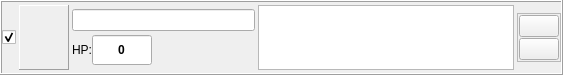
<?xml version="1.0" encoding="UTF-8"?>
<ui version="4.0">
 <class>BattleCombatantWidget</class>
 <widget class="QWidget" name="BattleCombatantWidget">
  <property name="geometry">
   <rect>
    <x>0</x>
    <y>0</y>
    <width>563</width>
    <height>75</height>
   </rect>
  </property>
  <property name="minimumSize">
   <size>
    <width>0</width>
    <height>75</height>
   </size>
  </property>
  <property name="maximumSize">
   <size>
    <width>16777215</width>
    <height>75</height>
   </size>
  </property>
  <property name="windowTitle">
   <string>Form</string>
  </property>
  <property name="styleSheet">
   <string notr="true">background-image: url(:/img/data/parchment.jpg);</string>
  </property>
  <layout class="QHBoxLayout" name="horizontalLayout_4">
   <property name="spacing">
    <number>0</number>
   </property>
   <property name="leftMargin">
    <number>0</number>
   </property>
   <property name="topMargin">
    <number>0</number>
   </property>
   <property name="rightMargin">
    <number>0</number>
   </property>
   <property name="bottomMargin">
    <number>0</number>
   </property>
   <item>
    <widget class="QFrame" name="frame">
     <property name="minimumSize">
      <size>
       <width>0</width>
       <height>55</height>
      </size>
     </property>
     <property name="frameShape">
      <enum>QFrame::Box</enum>
     </property>
     <property name="frameShadow">
      <enum>QFrame::Raised</enum>
     </property>
     <layout class="QHBoxLayout" name="horizontalLayout_3">
      <property name="spacing">
       <number>3</number>
      </property>
      <property name="leftMargin">
       <number>0</number>
      </property>
      <property name="topMargin">
       <number>3</number>
      </property>
      <property name="rightMargin">
       <number>0</number>
      </property>
      <property name="bottomMargin">
       <number>3</number>
      </property>
      <item>
       <widget class="QCheckBox" name="chkActive">
        <property name="text">
         <string/>
        </property>
        <property name="checked">
         <bool>true</bool>
        </property>
       </widget>
      </item>
      <item>
       <widget class="QLabel" name="lblIcon">
        <property name="sizePolicy">
         <sizepolicy hsizetype="Fixed" vsizetype="Fixed">
          <horstretch>0</horstretch>
          <verstretch>0</verstretch>
         </sizepolicy>
        </property>
        <property name="minimumSize">
         <size>
          <width>50</width>
          <height>65</height>
         </size>
        </property>
        <property name="maximumSize">
         <size>
          <width>50</width>
          <height>65</height>
         </size>
        </property>
        <property name="styleSheet">
         <string notr="true"/>
        </property>
        <property name="frameShape">
         <enum>QFrame::Panel</enum>
        </property>
        <property name="frameShadow">
         <enum>QFrame::Raised</enum>
        </property>
        <property name="text">
         <string/>
        </property>
        <property name="scaledContents">
         <bool>false</bool>
        </property>
        <property name="alignment">
         <set>Qt::AlignCenter</set>
        </property>
       </widget>
      </item>
      <item>
       <layout class="QVBoxLayout" name="verticalLayout">
        <property name="spacing">
         <number>0</number>
        </property>
        <item>
         <layout class="QHBoxLayout" name="horizontalLayout">
          <property name="spacing">
           <number>0</number>
          </property>
          <item>
           <widget class="QLineEdit" name="edtName">
            <property name="minimumSize">
             <size>
              <width>150</width>
              <height>0</height>
             </size>
            </property>
            <property name="font">
             <font>
              <pointsize>9</pointsize>
             </font>
            </property>
            <property name="readOnly">
             <bool>true</bool>
            </property>
           </widget>
          </item>
         </layout>
        </item>
        <item>
         <layout class="QHBoxLayout" name="horizontalLayout_2">
          <property name="spacing">
           <number>0</number>
          </property>
          <property name="sizeConstraint">
           <enum>QLayout::SetMinimumSize</enum>
          </property>
          <item>
           <widget class="QLabel" name="label">
            <property name="sizePolicy">
             <sizepolicy hsizetype="Preferred" vsizetype="Fixed">
              <horstretch>0</horstretch>
              <verstretch>0</verstretch>
             </sizepolicy>
            </property>
            <property name="minimumSize">
             <size>
              <width>0</width>
              <height>22</height>
             </size>
            </property>
            <property name="maximumSize">
             <size>
              <width>16777215</width>
              <height>22</height>
             </size>
            </property>
            <property name="font">
             <font>
              <pointsize>9</pointsize>
             </font>
            </property>
            <property name="text">
             <string>HP:</string>
            </property>
           </widget>
          </item>
          <item>
           <widget class="QLineEdit" name="edtHP">
            <property name="sizePolicy">
             <sizepolicy hsizetype="Fixed" vsizetype="Fixed">
              <horstretch>0</horstretch>
              <verstretch>0</verstretch>
             </sizepolicy>
            </property>
            <property name="minimumSize">
             <size>
              <width>60</width>
              <height>22</height>
             </size>
            </property>
            <property name="maximumSize">
             <size>
              <width>60</width>
              <height>30</height>
             </size>
            </property>
            <property name="font">
             <font>
              <pointsize>9</pointsize>
              <bold>true</bold>
             </font>
            </property>
            <property name="text">
             <string>0</string>
            </property>
            <property name="alignment">
             <set>Qt::AlignCenter</set>
            </property>
           </widget>
          </item>
          <item>
           <spacer name="horizontalSpacer">
            <property name="orientation">
             <enum>Qt::Horizontal</enum>
            </property>
            <property name="sizeHint" stdset="0">
             <size>
              <width>40</width>
              <height>5</height>
             </size>
            </property>
           </spacer>
          </item>
         </layout>
        </item>
       </layout>
      </item>
      <item>
       <widget class="QTextEdit" name="edtResult">
        <property name="sizePolicy">
         <sizepolicy hsizetype="Expanding" vsizetype="Preferred">
          <horstretch>0</horstretch>
          <verstretch>0</verstretch>
         </sizepolicy>
        </property>
        <property name="minimumSize">
         <size>
          <width>0</width>
          <height>50</height>
         </size>
        </property>
        <property name="maximumSize">
         <size>
          <width>16777215</width>
          <height>16777215</height>
         </size>
        </property>
        <property name="font">
         <font>
          <pointsize>9</pointsize>
          <bold>true</bold>
         </font>
        </property>
       </widget>
      </item>
      <item>
       <widget class="QFrame" name="frame_2">
        <property name="sizePolicy">
         <sizepolicy hsizetype="Preferred" vsizetype="Fixed">
          <horstretch>0</horstretch>
          <verstretch>0</verstretch>
         </sizepolicy>
        </property>
        <property name="frameShape">
         <enum>QFrame::StyledPanel</enum>
        </property>
        <property name="frameShadow">
         <enum>QFrame::Raised</enum>
        </property>
        <layout class="QVBoxLayout" name="verticalLayout_2">
         <property name="spacing">
          <number>1</number>
         </property>
         <property name="leftMargin">
          <number>1</number>
         </property>
         <property name="topMargin">
          <number>1</number>
         </property>
         <property name="rightMargin">
          <number>1</number>
         </property>
         <property name="bottomMargin">
          <number>1</number>
         </property>
         <item>
          <widget class="QPushButton" name="btnAdvantage">
           <property name="text">
            <string/>
           </property>
           <property name="icon">
            <iconset resource="resources.qrc">
             <normaloff>:/img/data/icon_up.png</normaloff>:/img/data/icon_up.png</iconset>
           </property>
           <property name="iconSize">
            <size>
             <width>16</width>
             <height>16</height>
            </size>
           </property>
           <property name="checkable">
            <bool>true</bool>
           </property>
           <property name="autoExclusive">
            <bool>false</bool>
           </property>
           <attribute name="buttonGroup">
            <string notr="true">buttonGroup</string>
           </attribute>
          </widget>
         </item>
         <item>
          <widget class="QPushButton" name="btnDisadvantage">
           <property name="text">
            <string/>
           </property>
           <property name="icon">
            <iconset resource="resources.qrc">
             <normaloff>:/img/data/icon_down.png</normaloff>:/img/data/icon_down.png</iconset>
           </property>
           <property name="iconSize">
            <size>
             <width>16</width>
             <height>16</height>
            </size>
           </property>
           <property name="checkable">
            <bool>true</bool>
           </property>
           <property name="autoExclusive">
            <bool>false</bool>
           </property>
           <attribute name="buttonGroup">
            <string notr="true">buttonGroup</string>
           </attribute>
          </widget>
         </item>
        </layout>
       </widget>
      </item>
     </layout>
    </widget>
   </item>
  </layout>
 </widget>
 <resources>
  <include location="resources.qrc"/>
 </resources>
 <connections/>
 <buttongroups>
  <buttongroup name="buttonGroup">
   <property name="exclusive">
    <bool>false</bool>
   </property>
  </buttongroup>
 </buttongroups>
</ui>
